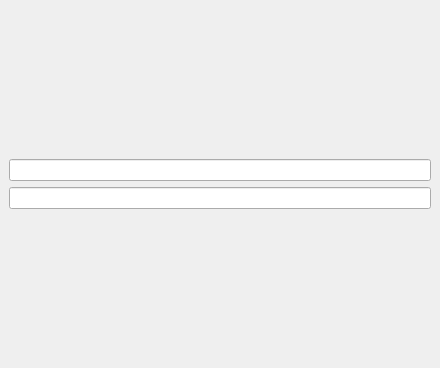
<?xml version="1.0" encoding="UTF-8"?>
<ui version="4.0">
 <class>Parametric_DrawDockWidgetBase</class>
 <widget class="QDockWidget" name="Parametric_DrawDockWidgetBase">
  <property name="geometry">
   <rect>
    <x>0</x>
    <y>0</y>
    <width>440</width>
    <height>368</height>
   </rect>
  </property>
  <property name="windowTitle">
   <string>Parametric Drawing</string>
  </property>
  <widget class="QWidget" name="dockWidgetContents">
   <layout class="QGridLayout" name="gridLayout">
    <item row="0" column="0">
     <layout class="QGridLayout" name="gridLayout_2">
      <item row="0" column="0">
       <widget class="QLineEdit" name="x_edit"/>
      </item>
      <item row="1" column="0">
       <widget class="QLineEdit" name="y_edit"/>
      </item>
     </layout>
    </item>
   </layout>
  </widget>
 </widget>
 <resources/>
 <connections/>
</ui>
